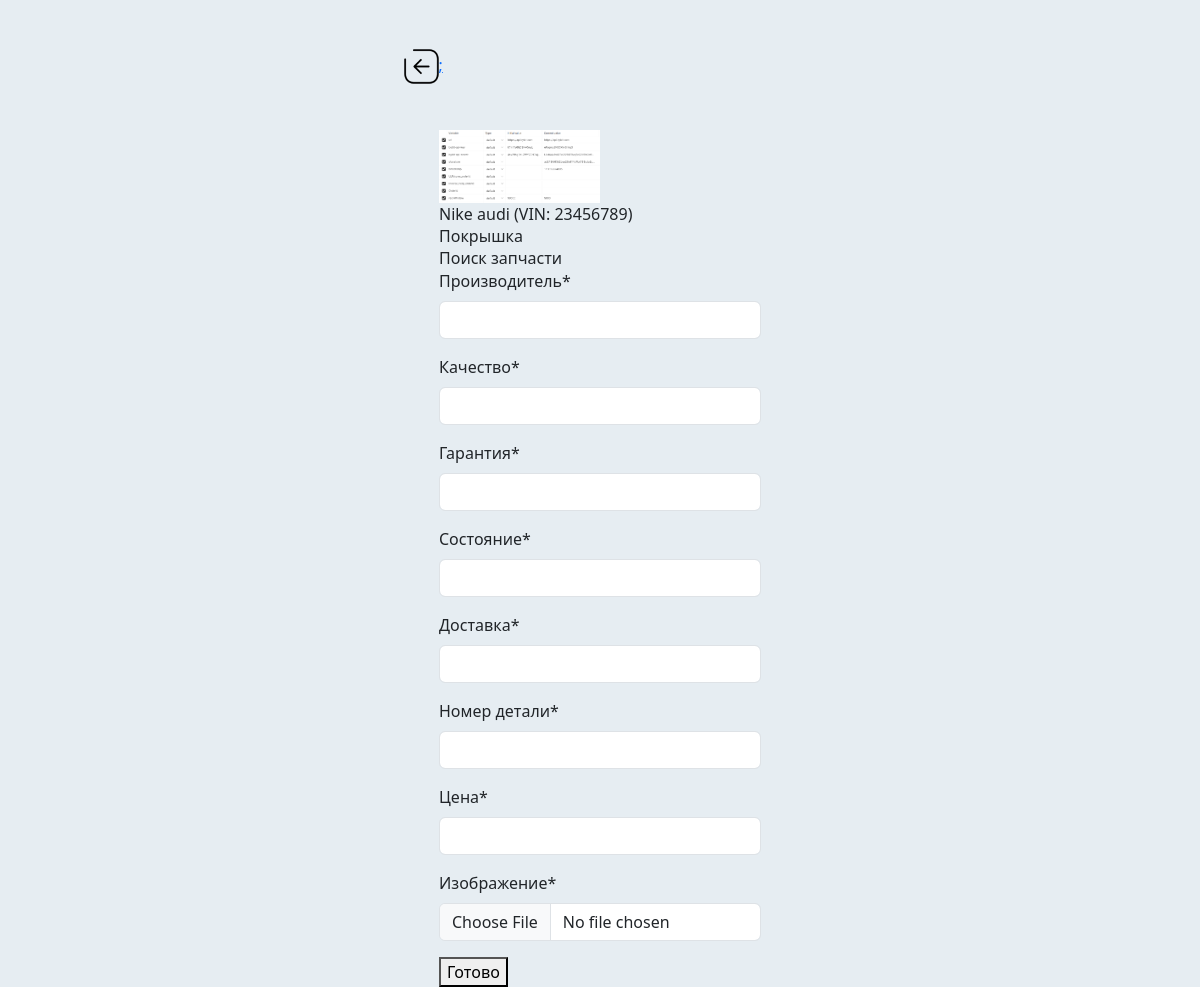
The app's page /orders/1/ (signed in) with its own data.
### accounts/models.py (models this page shows)
class Order(models.Model):
    answer = models.ForeignKey('Answer', on_delete=models.CASCADE, related_name='orders', null=True, blank=True)
    user = models.ForeignKey(settings.AUTH_USER_MODEL, on_delete=models.CASCADE, related_name='orders')
    car = models.ForeignKey(Car, on_delete=models.CASCADE, related_name='orders')
    name = models.CharField(max_length=100, blank=True)
    start_date = models.DateField(auto_now_add=True)
    slug = models.SlugField("URL", max_length=200, null=True, blank=True)
    component_image = models.ImageField("Изображение", upload_to="components/images/%Y/%m/%d/")
    class Meta:
        verbose_name = 'Заказ на запчасть'
        verbose_name_plural = 'Заказы на запчасти'

class Car(models.Model):
    user = models.ForeignKey(settings.AUTH_USER_MODEL, on_delete=models.CASCADE, related_name='cars')
    vin = models.CharField(max_length=50, unique=True)
    model = models.CharField(max_length=100)
    brand = models.CharField(max_length=100)
    car_image = models.ImageField("Изображение", upload_to="cars/images/%Y/%m/%d/")
    class Meta:
        verbose_name = 'Машина'
        verbose_name_plural = 'Машины'
    def __str__(self):
        return f"{self.brand} {self.model} (VIN: {self.vin})"

### accounts/views.py (the view, shortened to what this page needs)
# urls.py: path('orders/<int:order_id>/', views.order_detail, name='order-detail'),
@permission_required('accounts.view_order')
def order_detail(request, order_id):
    order = get_object_or_404(Order, pk=order_id)
    form = AnswerCreateForm()
    return render(request, 'order_detail.html', {'order': order, 'form': form})

### accounts/forms.py
class AnswerCreateForm(forms.ModelForm):
    class Meta:
        model = Answer
        fields = ['manufacturer', 'quality', 'guarantee', 'status', 'delivery', 'code', 'price','answer_image']
        exclude = ['user',]
        widgets = {
            'manufacturer': forms.TextInput(attrs={'class': 'form-control'}),
            'quality': forms.TextInput(attrs={'class': 'form-control'}),
            'guarantee': forms.TextInput(attrs={'class': 'form-control'}),
            'status': forms.TextInput(attrs={'class': 'form-control'}),
            'delivery': forms.TextInput(attrs={'class': 'form-control'}),
            'code': forms.TextInput(attrs={'class': 'form-control'}),
            'price': forms.NumberInput(attrs={'class': 'form-control'}),
            'answer_image': forms.FileInput(attrs={'class': 'form-control'}),
        }

### accounts/context_processors.py (called while the page is built)
def orders(request):
    if request.user.is_authenticated:
        orders = Order.objects.filter(user = request.user)
    else:
        orders = []
    return {'orders': orders}

def all_orders(request):
    orders = Order.objects.filter()
    return {'orders': orders}

### templates/order_detail.html (shortened to what this page needs)
{%load static%}
<!DOCTYPE html>
{% load crispy_forms_tags %}
<html>
  <head>
    <link
      rel="stylesheet"
      type="text/css"
      href="{% static 'css/add_order.css'%}"
    />
    <link rel="stylesheet" type="text/css" href="{% static 'css/styleguide.css'%}" />
    <link rel="stylesheet" type="text/css" href="{% static 'css/globals.css'%}" />
    <link rel="stylesheet" type="text/css" href="{% static 'css/u1088u1077u1075u1080u1089u1090u1088u1072u1094u1080u1103.css' %}" />
    <link href="https://cdn.jsdelivr.net/npm/bootstrap@5.3.3/dist/css/bootstrap.min.css" rel="stylesheet">
  </head>
  <body style="margin: 0; background: #e6edf2">
    <div class="container-center-horizontal">
        <div class="addorderconfirm">
        <a href="{% url 'accounts:add-order' %}">
            <div class="back-iconaoc"><img src="{% static '/img/back.png' %}" alt="Back" />;</div>
        </a>
        <div class="u1088u1077u1075u1080u1089u1090u1088u1072u1094u1080u1103 screen">
            <div>
                <img class="img-fluid" style="width: 50%" alt="Responsive image" src="{{ order.component_image.url }}" />
                <div class="text-2 text">{{ order.car }}</div>
                <div class="text-2 text">{{ order.name }}</div>
            </div>
        <div class="container-center-horizontal">
            <form  enctype="multipart/form-data" class="add_order screen" method="post" action="{% url 'accounts:order-detail' order.id %}">
                <div >
                    <div class="text-1 text">Поиск запчасти
                    </div>
                      {{ form|crispy }}
                      <button type="submit">Готово</button>
                  <br>
                  </div>
                </div>
        </div>
        </div>
  </body>
</html>

### static/css/styleguide.css (style rules this page uses)
:root { --aqua-squeeze: #e6edf2; --black: #000000; --rhino: #274761; --font-size-l: 15px; --font-size-m: 14px; --font-size-s: 11px; --font-size-xl: 19px; --font-size-xxl: 20px; --font-family-montserrat: "Montserrat", Helvetica; }

### static/css/globals.css (style rules this page uses)
.container-center-horizontal { display: flex; flex-direction: column; justify-content: center; align-items: center; height: 100vh; width: 100%; }
.container-center-horizontal > * { flex-shrink: 0; pointer-events: auto; }
* { box-sizing: border-box; }

### static/css/u1088u1077u1075u1080u1089u1090u1088u1072u1094u1080u1103.css (style rules this page uses)
.u1088u1077u1075u1080u1089u1090u1088u1072u1094u1080u1103 { align-items: center; background-color: var(--aqua-squeeze); display: flex; flex-direction: column; height: 667px; padding: 46px 35.5px; width: 393px; }
.u1088u1077u1075u1080u1089u1090u1088u1072u1094u1080u1103 .text { letter-spacing: 0; line-height: normal; }

### records on screen
Order: component_image (picture), car "Nike audi (VIN: 23456789)", name "Покрышка"
